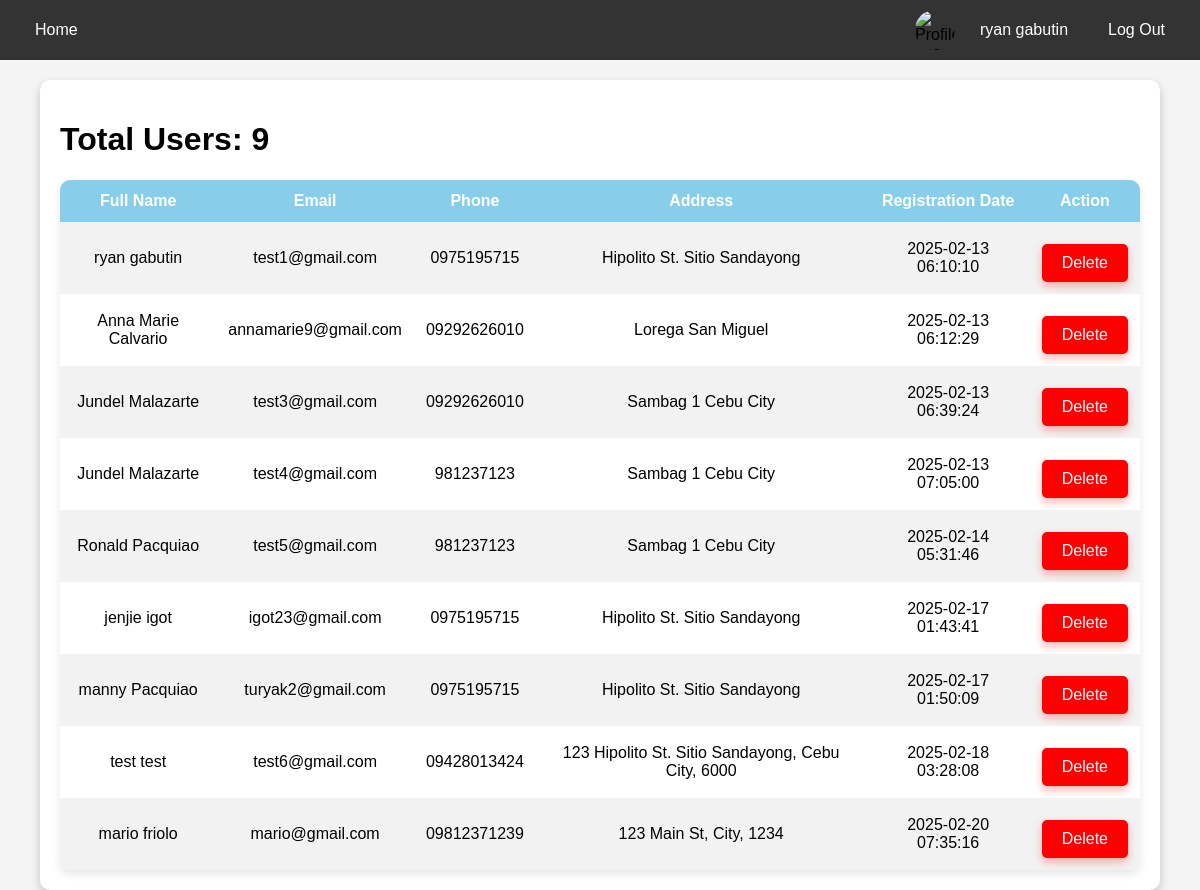
Page /admin/total_users.php (signed in) on the earlier database version.
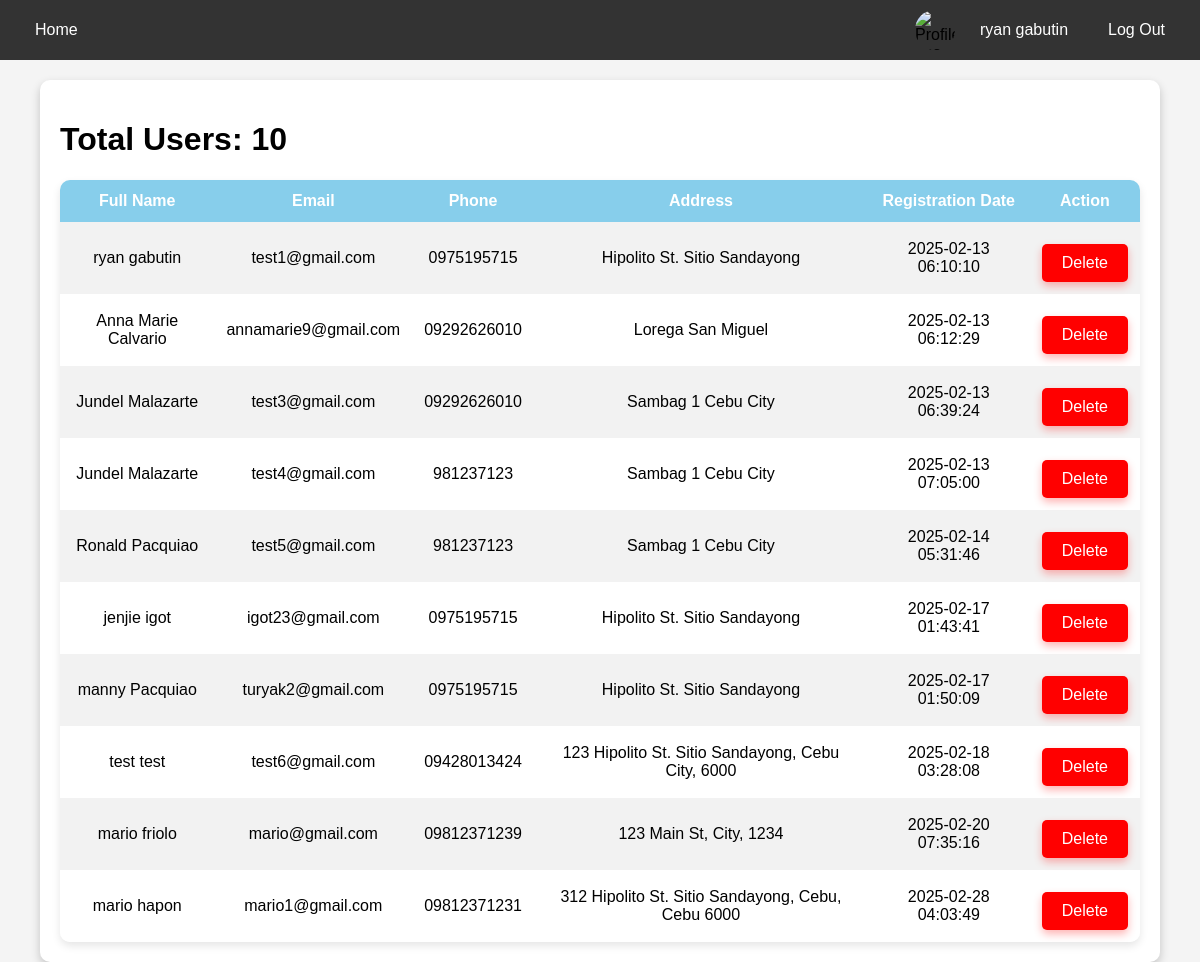
Same page on the later database version.
### tables this page shows
CREATE TABLE `users` (
  `id` int(11) NOT NULL,
  `fname` varchar(50) NOT NULL,
  `lname` varchar(50) NOT NULL,
  `email` varchar(100) NOT NULL,
  `pass` varchar(255) NOT NULL,
  `phone` varchar(15) NOT NULL,
  `address` text NOT NULL,
  `created_at` timestamp NOT NULL DEFAULT current_timestamp(),
  `profile_image` varchar(255) DEFAULT NULL
);

### admin/total_users.php (the view, shortened to what this page needs)
<?php
@include '../db_connect.php';
$user_id = $_SESSION['id'];
$sql = "SELECT fname, lname, profile_image FROM `users` WHERE id = ?";
$stmt = mysqli_prepare($conn, $sql);
mysqli_stmt_bind_param($stmt, "i", $user_id);
mysqli_stmt_execute($stmt);
$result = mysqli_stmt_get_result($stmt);
if ($row = mysqli_fetch_assoc($result)) {
    $fname = htmlspecialchars($row['fname']);
    $lname = htmlspecialchars($row['lname']);
    $profile_image = $row['profile_image'];
    $default_image = '../uploads/default.jpg';
    if (empty($profile_image) || !file_exists("../uploads/" . $profile_image)) {
        $profile_image = $default_image;
    } else {
        $profile_image = '../uploads/' . $profile_image;
    }
} else {
    $fname = "Admin";
    $lname = "User";
    $profile_image = '../uploads/default.jpg';
}
$total_users_query = mysqli_query($conn, "SELECT COUNT(*) FROM users");
$total_users = mysqli_fetch_row($total_users_query)[0];
$users_query = mysqli_query($conn, "SELECT id, fname, lname, email, phone, address, created_at FROM users");
?>
<!DOCTYPE html>
<html lang="en">
<head>
</head>
<body>
    <div class="navbar">
        <div class="nav-links">
            <a href="../admin/admin_dashboard.php">Home</a>
        </div>
        <div class="profile-info">
            <img src="<?php echo $profile_image; ?>" alt="Profile Image">
            <a href="profile.php"><?php echo $fname . " " . $lname; ?></a>
            <a href="../admin/logout.php">Log Out</a>
        </div>
    </div>
    <div class="container">
        <h1>Total Users: <?php echo $total_users; ?></h1>
        <table>
            <thead>
                <tr>
                    <th>Full Name</th>
                    <th>Email</th>
                    <th>Phone</th>
                    <th>Address</th>
                    <th>Registration Date</th>
                    <th>Action</th>
                </tr>
            </thead>
            <tbody>
                <?php
                while ($row = mysqli_fetch_assoc($users_query)) {
                    echo "<tr>
                        <td>{$row['fname']} {$row['lname']}</td>
                        <td>{$row['email']}</td>
                        <td>{$row['phone']}</td>
                        <td>{$row['address']}</td>
                        <td>{$row['created_at']}</td>
                        <td><a href='../admin/delete_user.php?id={$row['id']}' class='delete-btn' onclick=\"return confirm('Are you sure you want to delete this user?');\">Delete</a></td>
                      </tr>";
                }
                ?>
            </tbody>
        </table>
    </div>
</body>
</html>

Differences in the rows shown:
added users: fname "mario", lname "hapon", email "mario1@gmail.com", phone "09812371231", address "312 Hipolito St. Sitio Sandayong, Cebu, Cebu 6000", created_at "2025-02-28 04:03:49"
Other differences:
$total_users: "9" → "10"
